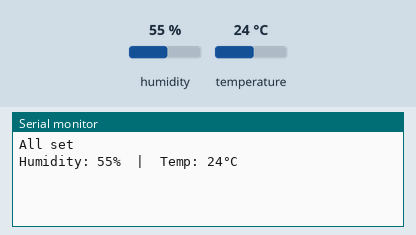
Recording of a sketch running on a simulated Arduino Uno, built with avr-gcc and run on an emulated ATmega328P. On the bench: the last lines printed to the serial monitor. The inputs (shaded band) are chosen by the test bench; at power-on: humidity 55 %, temperature 24 °C.

Above: at 1.3 s.
1.4 s: humidity set to 22 %
At 3.6 s:
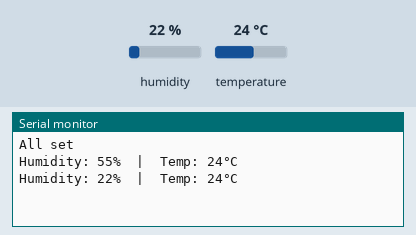
4.1 s: temperature set to 12 °C
At 4.6 s:
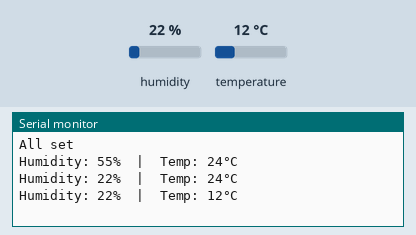
6.8 s: humidity set to 40 %
At 9.0 s:
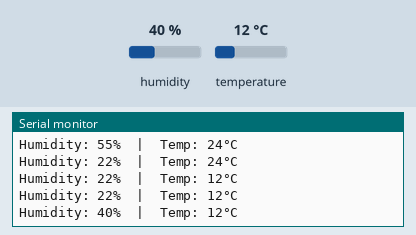
Timing chart, 0 to 10.5 s (numbered marks = the images above; inputs shaded):
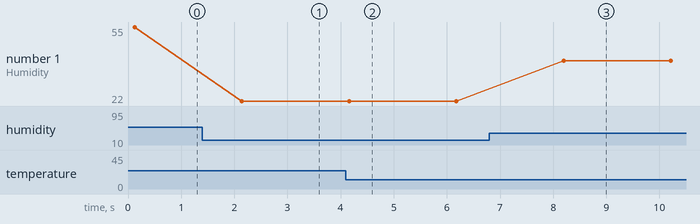

The sketch:

temp_monitor.ino
```cpp
#include <Arduino_FreeRTOS.h>
#include <queue.h>
#include <SimpleDHT.h>

#define DHT_PIN 3

//higher num == higher priority
//read_sensor task is timing-sensitive
#define PRIORITY_SENSOR_READ 2
#define PRIORITY_UART_TRANSMIT 1

//init sensor
SimpleDHT11 temp_sensor;

//use this struct as the message format for the queue
typedef struct {
  byte temperature;
  byte humidity;
} SensorData;

QueueHandle_t xQueue_one;

void print_uart_task(void *params) {
  SensorData sensor_data;
  while (1) {
    //transmit data if received
    if (xQueueReceive(xQueue_one, &sensor_data, pdMS_TO_TICKS(200)) == pdTRUE) {
      Serial.print("Humidity: ");
      Serial.print(sensor_data.humidity);
      Serial.print("%  |  Temp: ");
      Serial.print(sensor_data.temperature);
      Serial.println("°C");
    } else {
      Serial.println("No data received");
    }
    vTaskDelay(pdMS_TO_TICKS(2000));
  }
}

void read_sensor_task(void *params) {
  SensorData data;
  while (1) {

    //read sensor and send to queue
    int error = temp_sensor.read(DHT_PIN, &data.temperature, &data.humidity, NULL);
    if (error == SimpleDHTErrSuccess) {
      xQueueSend(xQueue_one, &data, 0);
    } else {
      Serial.println("Failed to read from sensor");
      vTaskDelay(pdMS_TO_TICKS(1000));
    }
    vTaskDelay(pdMS_TO_TICKS(2000));
  }
}

void setup() {
  Serial.begin(9600);
  while( !Serial );
  delay(100);

  xQueue_one = xQueueCreate(5, sizeof(SensorData));
  if (xQueue_one == NULL) {
    Serial.println("Failed to create queue");
    while (1);
  }

  xTaskCreate(read_sensor_task, "read_sensor", 256, NULL, PRIORITY_SENSOR_READ, NULL);
  xTaskCreate(print_uart_task, "print_uart", 256, NULL, PRIORITY_UART_TRANSMIT, NULL);

  Serial.println("All set");
}

void loop() {

}
```

Measured:
- after the input at 1.4 s, the serial monitor: prints a new line after 0.74 s (image 1)
- after the input at 4.1 s, the serial monitor: prints a new line after 0.06 s (image 2)
- after the input at 6.8 s, the serial monitor: prints a new line after 1.4 s (image 3)
- plotted number 1: 55 → 22 after the input at 1.4 s, 22 → 40 after the input at 6.8 s
